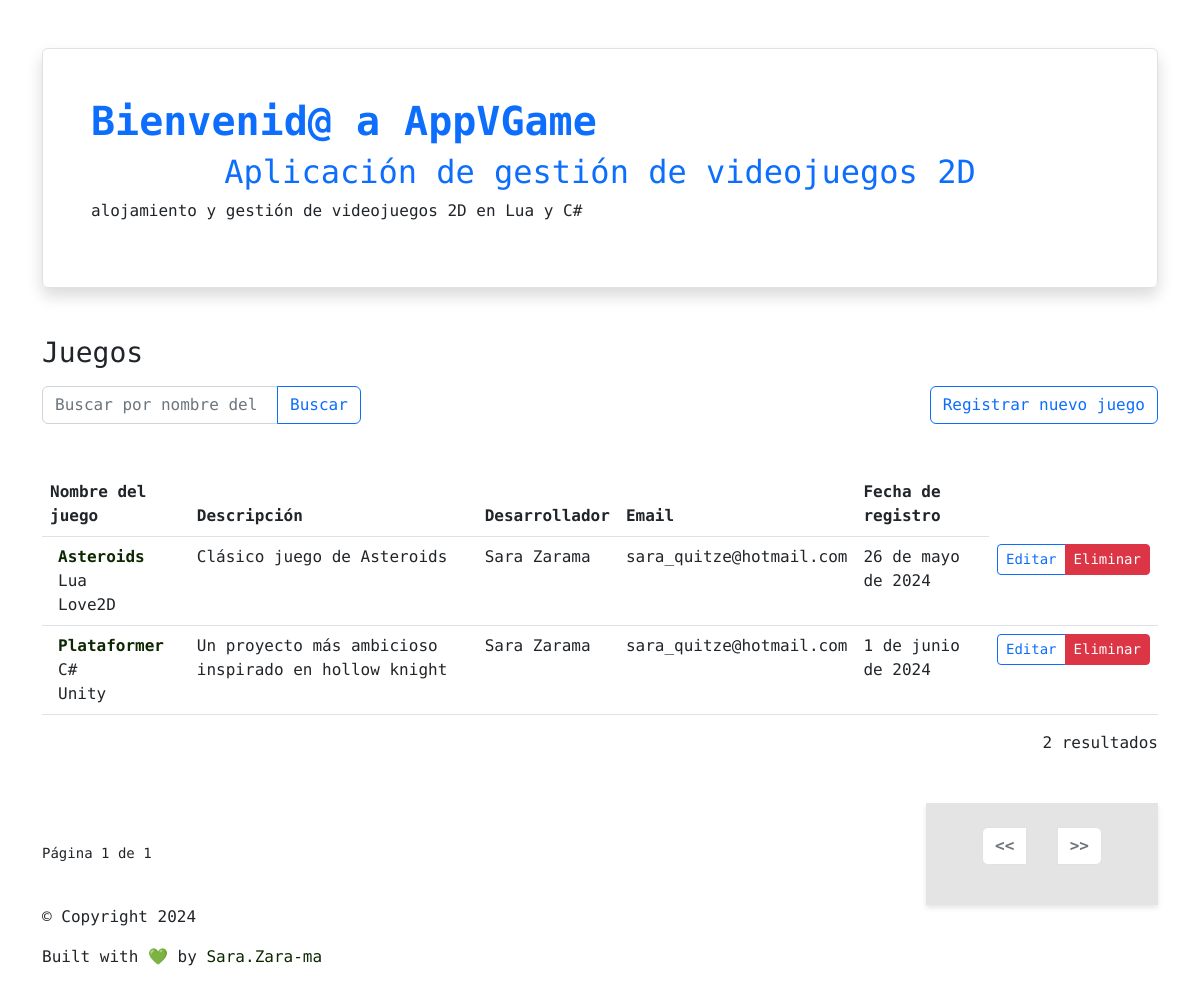
The page / on the database its author committed.
### games/models.py (models this page shows, shortened)
class Games(models.Model):
    avatar= models.ImageField(null=True, blank=True, upload_to='game')
    Game_name = models.CharField(max_length=100, verbose_name="Nombre del juego", null=True, blank=True)
    Game_lang= models.CharField(max_length=100, verbose_name="Lenguaje utilizado", null=True, blank=True)
    Game_engine= models.CharField(max_length=100, verbose_name="Motor")
    Game_description = models.CharField(max_length=500, verbose_name="Descripción del juego")
    Game_dev = models.CharField(max_length=100, verbose_name="Nombre del desarrollador")
    dev_email = models.EmailField(max_length=50, verbose_name="email del desarrollador")
    Game_link = models.URLField(max_length=200, null=True, blank=True, verbose_name="Link del juego")
    created = models.DateField(auto_now_add=True, verbose_name="fecha de creación")

### games/views.py (the view)
# urls.py: path('',views.GamesListView.as_view(), name='games_list'),
class GamesListView(generic.ListView):
    model = Games
    paginate_by = 3
    def get_queryset(self) -> QuerySet[Any]:
        q=self.request.GET.get('q')
        if q:
            return Games.objects.filter(Game_name__icontains=q)
        return super().get_queryset()

### games/templates/games/games_list.html (shortened to what this page needs)
{% extends 'games/base.html' %}
{% load static %}
{% block content %}
    <div class="mt-5">
        <h3>Juegos</h3>
        <div class="mt-3 d-flex justify-content-between">
            <form action="">
                <div class="input-group">
                    <input type="text" class="form-control" placeholder="Buscar por nombre del juego" style="max-width: 370px;" name="q" value="{{request.GET.q}}">
                    <button class="btn btn-outline-primary">
                    Buscar
                    </button>
                </div>
            </form>
            <div>
                <a href="{% url 'games_new'%}" class="btn btn-outline-primary">
                    Registrar nuevo juego
                </a>
            </div>
        </div>
    </div>
    <div class="table-responsive">
        <table class="mt-5 table table-hover">
            <thead>
                <tr>
                    <th>Nombre del juego</th>
                    <th>Descripción</th>
                    <th>Desarrollador</th>
                    <th>Email</th>
                    <th>Fecha de registro</th>
                </tr>
            </thead>
            <tbody>
                {% for games in object_list %}
                <tr>
                    <td>
                        <div class="d-flex gap-2">
                            <div>
                                <div class="fw-bold"><a href="{{ games.Game_link }}">{{ games.Game_name }}</a></div>
                                <div>{{games.Game_lang}}</div>
                                <div>{{games.Game_engine}}</div>
                            </div>
                        </div>
                    </td>
                    <td> {{ games.Game_description|default:'-' }}</td>
                    <td>{{ games.Game_dev }}</td>
                    <td>{{ games.dev_email }}</td>
                    <td>{{ games.created }}</td>
                    <td>
                        <div class="btn-group btn-group-sm">
                            <a href="{% url 'games_edit' games.pk %}" class="btn btn-outline-primary">Editar</a>
                            <a href="{% url 'games_delete' games.pk %}" class="btn btn-danger">Eliminar</a>
                        </div>
                    </td>
                </tr>
                {% endfor %}
            </tbody>
        </table>
    </div>
    <div class="text-end mb-5">
        {{ page_obj.paginator.count }} resultado{{ page_obj.paginator.count|pluralize }}
    </div>
    <div class="d-flex justify-content-between align-items-center">
        <small class="d-none d-sm-inline-block text-body">
            Página {{ page_obj.number }} de {{ page_obj.paginator.num_pages }}
        </small>
        <nav aria-label="Page navigation">
            <ul class="pagination justify-content-center">
                {% if page_obj.has_previous %}
                    <li class="page-item">
                        <a class="page-link" href="{% url 'games_list' %}?page={{ page_obj.previous_page_number }}"
                           aria-label="Anterior">
                            <span aria-hidden="true">
                                <<
                            </span>
                        </a>
                    </li>
                {% else %}
                    <li class="page-item disabled">
                        <a class="page-link" href="#" aria-label="Anterior">
                            <span aria-hidden="true">
                                <<
                            </span>
                        </a>
                    </li>
                {% endif %}
                {% if page_obj.has_next %}
                    <li class="page-item">
                        <a class="page-link" href="{% url 'games_list' %}?page={{ page_obj.next_page_number }}"
                           aria-label="Siguiente">
                            <span aria-hidden="true">
                                >>
                            </span>
                        </a>
                    </li>
                {% else %}
                    <li class="page-item disabled">
                        <a class="page-link" href="#" aria-label="Siguiente">
                            <span aria-hidden="true">
                                >>
                            </span>
                        </a>
                    </li>
                {% endif %}
            </ul>
        </nav>
    </div>
{% endblock content %}

### games/templates/games/base.html (shortened to what this page needs)
{% load static %}
<!DOCTYPE html>
<html lang="es">
<head>
    <link rel="stylesheet" href="{% static 'static/css/styles.css'%}">
    <link rel="stylesheet" href="{% static 'bootstrap/css/bootstrap.min.css'%}">
</head>
<body class="container py-5">
    <div class="p-5 border border-1 shadow rounded">
        <h1 class="fw-bold text-primary">Bienvenid@ a AppVGame</h1>
        <h2 class="fw-normal text-primary">Aplicación de gestión de videojuegos 2D</h2>
        <p class="fw-normal">
            alojamiento y gestión de videojuegos 2D en Lua y C#
        </p>
    </div>
    {% block content %}
    {% endblock %}
    <footer>
      <p class="copy">&copy; Copyright 2024</p>
      <p class="copy">
        Built with &#x1F49A; by
        <a href="https://www.linkedin.com/in/sara-luisa-zarama" target="_blank"
          >Sara.Zara-ma</a
        >
      </p>
    <link rel="stylesheet" href="static/css/styles.css" />
</body>
</html>

### static/css/styles.css (style rules this page uses)
:root { --font-family: "Kode Mono", monospace; --normal-font-size: 400; --bold-font:700; --bg-color: #e8fedf; --third-color:#e4e4e4; --primary-color: #0c2801; --secondary-color: #ff35c6; --primary-shadow: #b5bcb3; --secondary-shadow: #b7509a; --bottom-margin: 0.5rem; --bottom-margin2: 1rem; --line-height: 1.7rem; --transition: 0.3s; }
html { scroll-behavior: smooth; }
* { margin: 0px; padding: 0; box-sizing: border-box; }
a { text-decoration: none; color: var(--primary-color); }
body { font-family: var(--font-family); }
nav { position:sticky; top: 0; left: 0; z-index: 1; display: flex; align-items: center; justify-content: space-between; padding: 1.5rem 3.5rem; background-color: var(--third-color); box-shadow: 0 3px 5px rgba(0, 0, 0, 0.1); }
h1 { color: var(--primary-color); }
nav a { color: var(--primary-color); transition: var(--transition); }
nav ul { display: flex; gap: 1.9rem; }
nav ul li { font-weight: var(--bold-font); }
h2 { margin-bottom: var(--bottom-margin); text-align: center; color: var(--third-color); }
.page-item { background-color: #e4e4e4; color: var(--secondary-shadow); }

### rows shown on the page
Games: Game_name "Asteroids", Game_lang "Lua", Game_engine "Love2D", Game_description "Clásico juego de Asteroids", Game_dev "Sara Zarama", dev_email "sara_quitze@hotmail.com", created "26 de mayo de 2024"
Games: Game_name "Plataformer", Game_lang "C#", Game_engine "Unity", Game_description "Un proyecto más ambicioso inspirado en hollow knight", Game_dev "Sara Zarama", dev_email "sara_quitze@hotmail.com", created "1 de junio de 2024"

### other values the page prints
{{ page_obj.paginator.count }} "2"
{{ page_obj.number }} "1"
{{ page_obj.paginator.num_pages }} "1"
